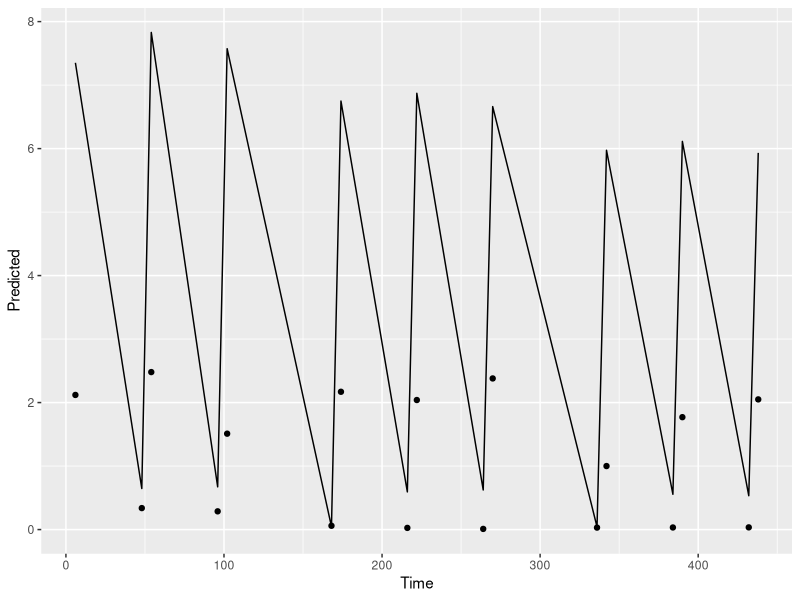
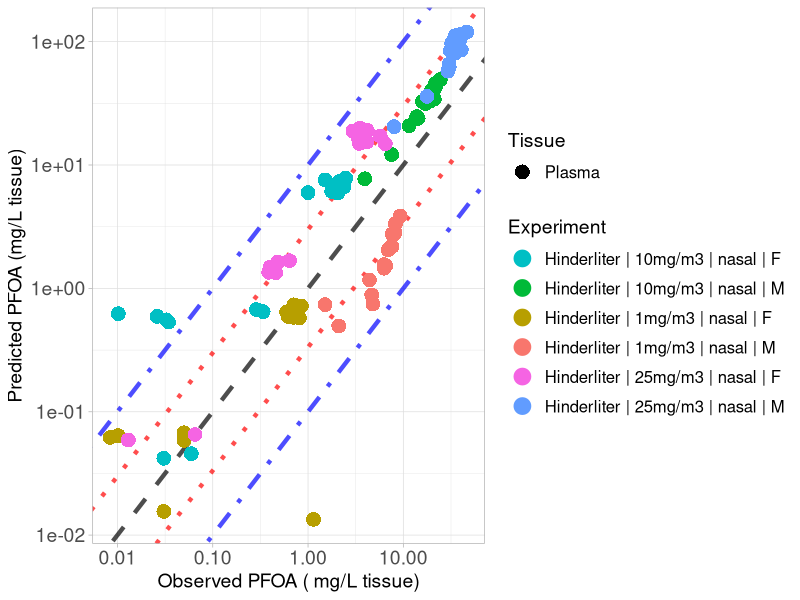

Generate these figures, in order, with R:
library(ggplot2)

#setwd("C:/Users/user/Documents/GitHub/PFAS_PBK_models/PFOA inhalation Rat/Validation/Validation_results")
setwd("/Users/user/Documents/GitHub/PFAS_PBK_models/PFOA inhalation Rat/Scenarios/Final_results_plots/Validation")

# Load Results 

# 
Hinderliter_2006_results <- read.csv("Hinderliter_2006_results.csv", header = T)
Hinderliter_nasal_M_1 <- Hinderliter_2006_results[Hinderliter_2006_results$Dose == 1 & Hinderliter_2006_results$Type == "nasal" &
                               Hinderliter_2006_results$sex == "M", ]
Hinderliter_nasal_M_1$Experiment <- "Hinderliter | 1mg/m3 | nasal | M"

Hinderliter_nasal_F_1 <- Hinderliter_2006_results[Hinderliter_2006_results$Dose == 1 & Hinderliter_2006_results$Type == "nasal" &
                                                    Hinderliter_2006_results$sex == "F", ]
Hinderliter_nasal_F_1$Experiment <- "Hinderliter | 1mg/m3 | nasal | F"

Hinderliter_nasal_M_10 <- Hinderliter_2006_results[Hinderliter_2006_results$Dose == 10 & Hinderliter_2006_results$Type == "nasal" &
                                                    Hinderliter_2006_results$sex == "M", ]
Hinderliter_nasal_M_10$Experiment <- "Hinderliter | 10mg/m3 | nasal | M"

Hinderliter_nasal_F_10 <- Hinderliter_2006_results[Hinderliter_2006_results$Dose == 10 & Hinderliter_2006_results$Type == "nasal" &
                                                    Hinderliter_2006_results$sex == "F", ]
Hinderliter_nasal_F_10$Experiment <- "Hinderliter | 10mg/m3 | nasal | F"

Hinderliter_nasal_M_25 <- Hinderliter_2006_results[Hinderliter_2006_results$Dose == 25 & Hinderliter_2006_results$Type == "nasal" &
                                                     Hinderliter_2006_results$sex == "M", ]
Hinderliter_nasal_M_25$Experiment <- "Hinderliter | 25mg/m3 | nasal | M"

Hinderliter_nasal_F_25 <- Hinderliter_2006_results[Hinderliter_2006_results$Dose == 25 & Hinderliter_2006_results$Type == "nasal" &
                                                     Hinderliter_2006_results$sex == "F", ]
Hinderliter_nasal_F_25$Experiment <- "Hinderliter | 25mg/m3 | nasal | F"

Experiment <- scales::hue_pal()(6)

names(Experiment) <- unique(c( Hinderliter_nasal_M_1$Experiment, Hinderliter_nasal_F_1$Experiment,
                               Hinderliter_nasal_M_10$Experiment,Hinderliter_nasal_F_10$Experiment,
                               Hinderliter_nasal_M_25$Experiment, Hinderliter_nasal_F_25$Experiment))


ggplot(data = Hinderliter_2006_results[Hinderliter_2006_results$Dose == 10 & Hinderliter_2006_results$sex == "F",])+
  geom_line(aes(x =Time, y= Predicted ))+
  geom_point(aes(x =Time, y= Observed ))


scatter_plot <- ggplot()+
  geom_abline(intercept = log10(1), slope = 1, linetype = "dashed", color = "black", linewidth = 1.5, alpha = 0.7) +  # Identity line in log10 scale
  geom_abline(intercept = log10(3), slope = 1, linetype = "dotted", color = "red", linewidth = 1.5, alpha = 0.7) +  # +3-fold error line
  geom_abline(intercept = log10(1/3), slope = 1, linetype = "dotted", color = "red", linewidth = 1.5, alpha = 0.7) +  # -3-fold error line
  geom_abline(intercept = log10(10), slope = 1, linetype = "dotdash", color = "blue", linewidth = 1.5, alpha = 0.7) +  # +10-fold error line
  geom_abline(intercept = log10(1/10), slope = 1, linetype = "dotdash", color = "blue", linewidth = 1.5, alpha = 0.7) +  # -10-fold error line
  geom_point(data = Hinderliter_nasal_M_1, aes(x=Observed, y=Predicted, color = Experiment, shape = Tissue), size=4, stroke = 1.5)+
  geom_point(data = Hinderliter_nasal_F_1, aes(x=Observed, y=Predicted, color = Experiment, shape = Tissue), size=4, stroke = 1.5)+
  geom_point(data = Hinderliter_nasal_M_10, aes(x=Observed, y=Predicted, color = Experiment, shape = Tissue), size=4, stroke = 1.5)+
  geom_point(data = Hinderliter_nasal_F_10, aes(x=Observed, y=Predicted, color = Experiment, shape = Tissue), size=4, stroke = 1.5)+
  geom_point(data = Hinderliter_nasal_M_25, aes(x=Observed, y=Predicted, color = Experiment, shape = Tissue), size=4, stroke = 1.5)+
  geom_point(data = Hinderliter_nasal_F_25, aes(x=Observed, y=Predicted, color = Experiment, shape = Tissue), size=4, stroke = 1.5)+
  scale_y_log10()+
  scale_x_log10()+
  scale_color_manual(values = Experiment)+
  theme(legend.spacing.y = unit(1, 'cm')) +
  guides(fill = guide_legend(byrow = TRUE))+
  theme_light()+
  labs(y = "Predicted PFOA (mg/L tissue)",
       x = "Observed PFOA ( mg/L tissue)")+
  theme(plot.title = element_text(hjust = 0.5),
        legend.key.size = unit(0.75, 'cm'),  
        legend.title = element_text(size=14),
        legend.text = element_text(size=12,  hjust = 0),
        axis.text = element_text(size = 14),
        axis.title = element_text(size = 14),
        )

#print(scatter_plot)

ggsave("validation_plot_PFOA_nasal_serum.png", scatter_plot, width = 11, height = 7, units = "in", dpi = 300)


